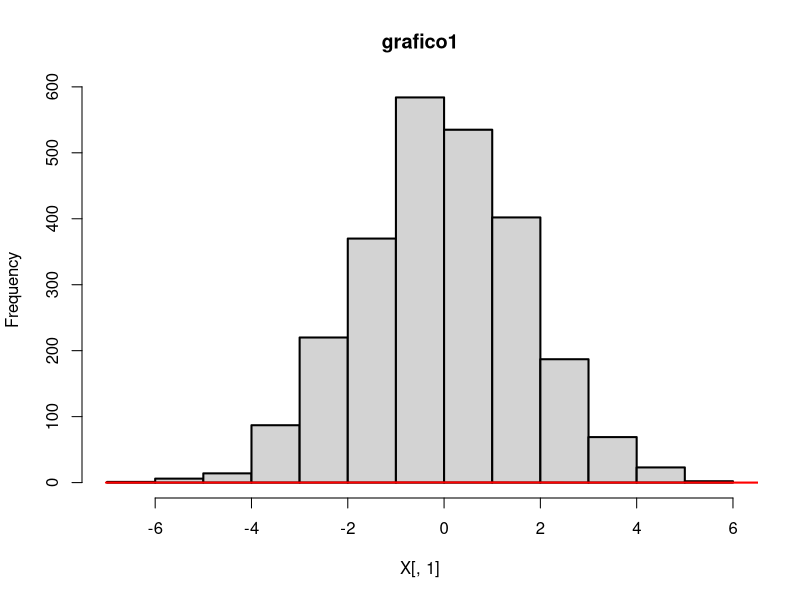
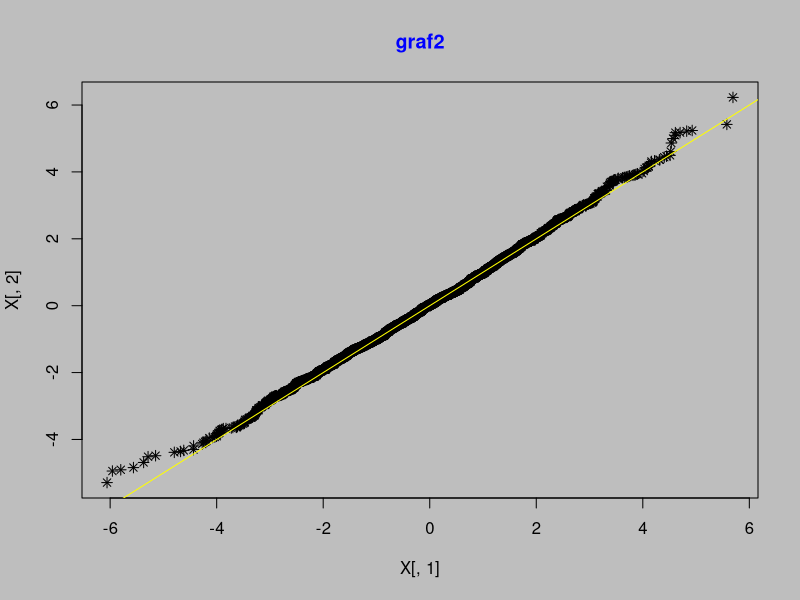
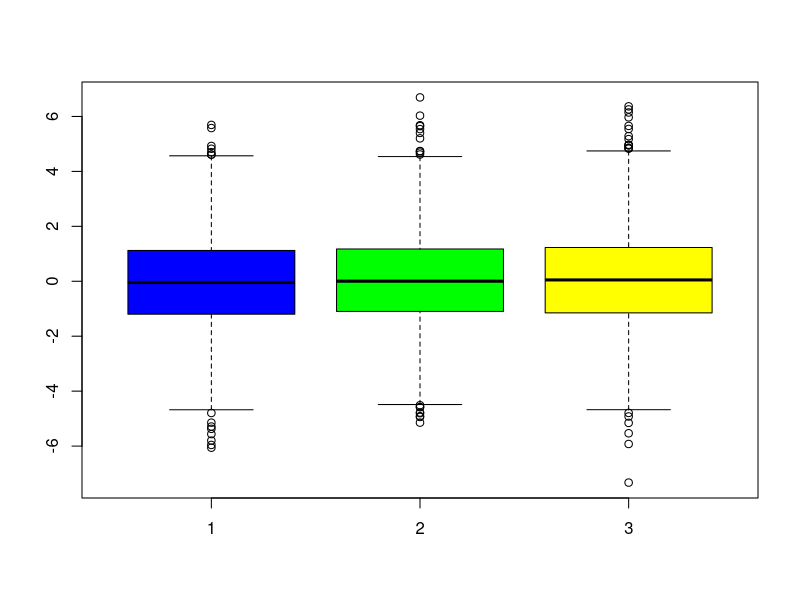

These charts were generated, in order, by the following R code:
#EJERCICIO 1A
set.seed(123)
list1=list(x=c(35:5,6:35),y=c(rep(letters[1:5],each=12),"e"),mat=matrix(rexp(16,5),4,4),list2=list(t=c(35),d=data.frame(gender=rep(c(rep("male",3),rep("female",3)),times=2),age=c(23,48,37,37,19,54,21,20,41,26,35,32))))
#EJERCICIO 1B
list1$x[4]
list1$x[7]
list1$mat[3,4]
list1$list2$d$gender[1:6]
list1$list2$d[list1$list2$d$gender=="female",2]
#EJERCICIO 1C
factor(list1$y,levels=c("a","b","c","d","e"),labels=c("c","d","b","a","e"),ordered=TRUE)
list1$mat[-1,-3]
list1$list2$d$age2=ifelse(list1$list2$d$age>list1$list2$t,"old","young")
list1$list2$d=list1$list2$d[list1$list2$d$age<50 & list1$list2$d$age>=21,] #esta ultima coma te dice:incluye todas las columnas

#EJERCICIO 2A
X=matrix(nrow=2500,ncol=12,rnorm(2500*12,0,sqrt(3)))
#EJERCICIO 2B 
y=matrix(0,2500,12)
for (i in 1:12){
  y[,i]=((X[,i]-mean(X[,i]))/sd(X[,i]))
}
#EJERCICIO 2C
z=matrix(2500,12)
z=X[]>0
X=X[rowSums(z,)>=6,]
 
#EJERCICIO 2D
a=min(list1$mat[,1:2])
b=max(list1$mat[,1:2])
A=c(list1$mat[,3]<a & list1$mat[,3]>b)

#EJERICIO 2E
for (i in 1:dim(X)[1]){
  X[i,which(X[i,]==max(X[i,]))]=X[i,which(X[i,]==min(X[i,]))]
}

#EJERCICIO 2F
X=matrix(nrow=2500,ncol=12,rnorm(2500*12,0,sqrt(3)))
for (k in 1:2499){
  if (X[k,1]>0){
    X[k+1,1]=X[k+1,1]+runif(1,min=-1,max=1)
  } else if (X[k,1]<0){
    X[k+1,1]=X[k+1,1]+runif(1,min=-2,max=2)
  }
}

#EJERCICIO 2G
set.seed(2015)
w=runif(10)
x=runif(10)
y=runif(10)
z=runif(10)
dat=data.frame(a=w,b=x,c=y,d=z)
f=c(dat[,2]-dat[,1])
e=c(dat[,4]-dat[,3])
g=c(f<0)
h=c(e<0)
dat=data.frame(a=x,b=x,x=y,d=z,e=g,f=h)

#EJERCICIO 3
X=matrix(nrow=2500,ncol=12,rnorm(2500*12,0,sqrt(3)))
graf=par(lwd=2)
hist(X[,1],main="grafico1")
lines(density(X[,1]),col="red")
par(graf)

gra2=par(col.main="blue",bg="gray",pch=8)
qqplot(X[,1],X[,2],main="graf2")
abline(a=0,b=1,col="yellow")
par(gra2)

graf3=boxplot(X[,1],X[,4],X[,7],col=c("blue","green","yellow"))

